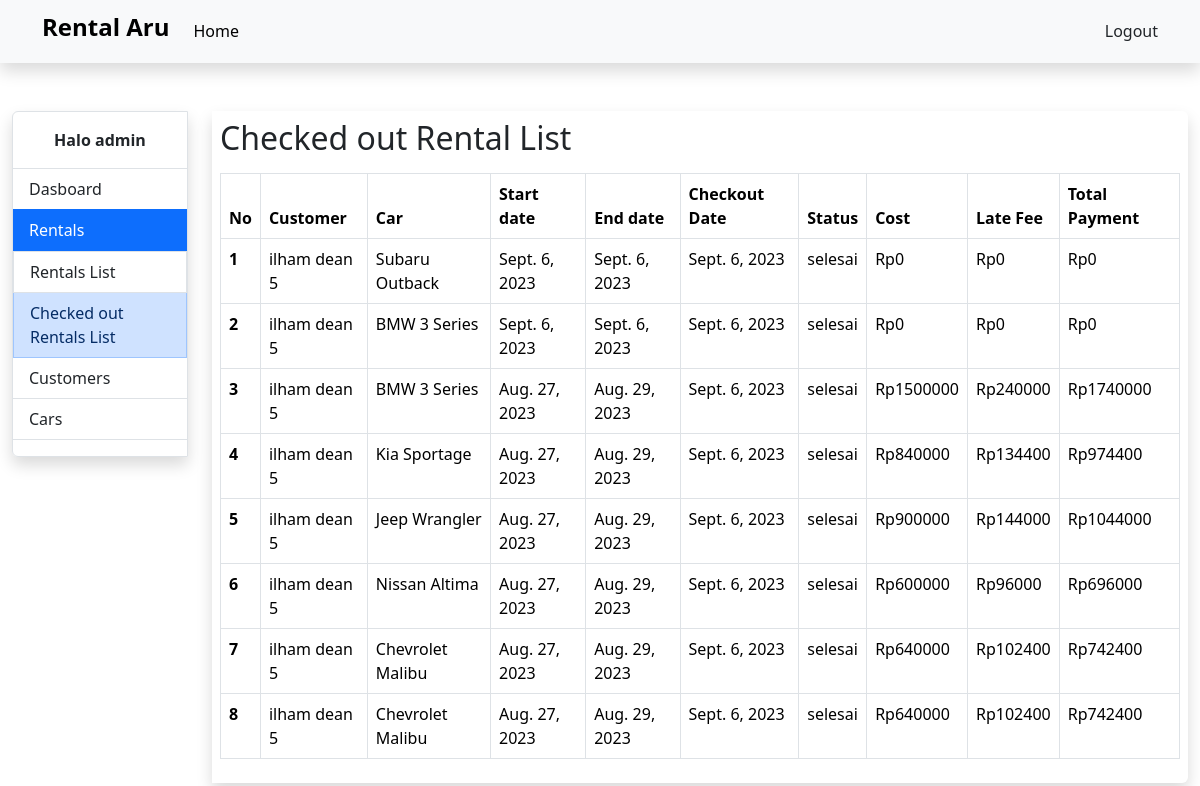
Page /checked-out-rentals-page/ (signed in) on the earlier database version.
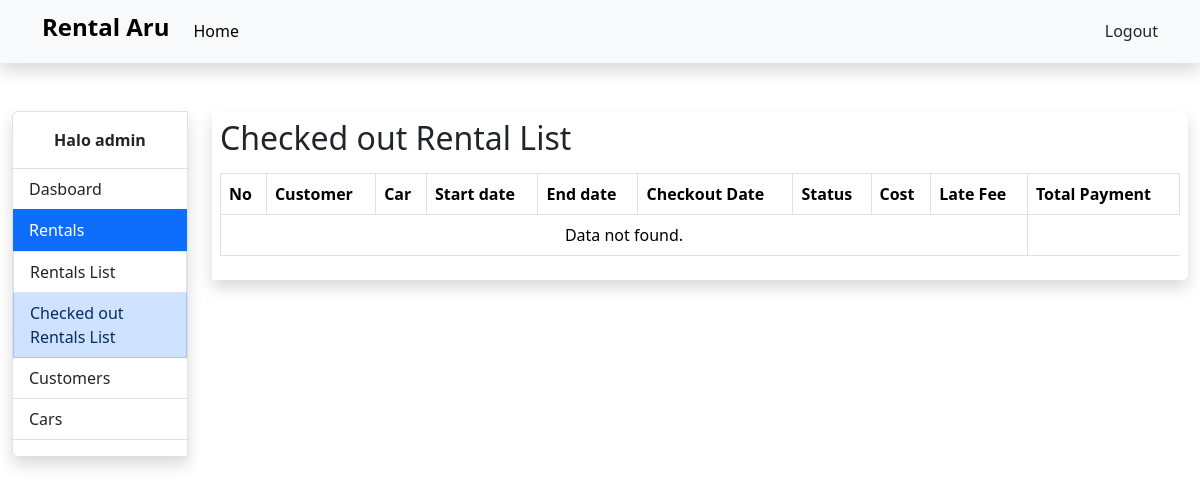
Same page on the later database version.
### base/models.py (models this page shows, shortened)
class Rental(models.Model):
    STATUS_CHOICES = [
        ('aktif', 'Aktif'),
        ('pending', 'Pending'),
        ('selesai', 'Selesai'),
    ]
    car = models.ForeignKey(Car, on_delete=models.CASCADE)
    customer = models.ForeignKey(settings.AUTH_USER_MODEL, on_delete=models.CASCADE)
    start_date = models.DateField()
    end_date = models.DateField()
    check_out_date = models.DateField(null=True, blank=True)
    status = models.CharField(max_length=20, choices=STATUS_CHOICES, default='pending')
    @property
    def late_fee(self):
        fee = 0
        if not self.check_out_date: return fee
        if self.check_out_date > self.end_date:
            days = (self.check_out_date - self.end_date).days
            fee = (float(0.02) * self.total_cost) * days
        return int(fee)
    @property
    def total_cost(self):
        days = (self.end_date - self.start_date).days
        total_price = (self.car.price * days)
        return int(total_price)
    @property
    def total_payment(self):
        return self.total_cost + self.late_fee

class Car(models.Model):
    TRANSMISSION_CHOICES = [
        ('automatic', 'Automatic'),
        ('manual', 'Manual'),
    ]
    name = models.CharField(max_length=255)
    car_type = models.CharField(max_length=50)
    price = models.IntegerField(null=True)
    color = models.CharField(max_length=50)
    transmission = models.CharField(max_length=10, choices=TRANSMISSION_CHOICES)
    license_plate = models.CharField(max_length=15, unique=True)
    passenger_capacity = models.IntegerField()
    fuel_capacity = models.DecimalField(max_digits=5, decimal_places=2)
    description = models.TextField(blank=True, null=True)
    picture = models.ImageField(blank=True, null=True)
    is_booked = models.BooleanField(default=False)
    def __str__(self):
        return self.name

### account/models.py (models this page shows, shortened)
class User(AbstractBaseUser):
    GENDER_CHOICES = [
        ('laki-laki', 'Laki-laki'),
        ('perempuan', 'Perempuan'),
    ]
    email = models.EmailField(verbose_name='email address', max_length=255, unique=True,)
    full_name = models.CharField(max_length=255)
    gender = models.CharField(max_length=10, choices=GENDER_CHOICES, blank=True, null=True)
    birth_date = models.DateField(blank=True, null=True)
    phone_number = models.CharField(max_length=20, blank=True, null=True)
    nik = models.CharField(max_length=16, unique=True, blank=True, null=True)
    license_card_image = models.ImageField(blank=True, null=True)
    id_card_image = models.ImageField(blank=True, null=True)
    profile_picture = models.ImageField(blank=True, null=True)
    date_joined = models.DateField(verbose_name='date joined', auto_now_add=True,)
    last_login = models.DateField(verbose_name='last login', auto_now=True,)
    is_active = models.BooleanField(default=False)
    is_admin = models.BooleanField(default=False)
    is_superuser = models.BooleanField(default=False)
    objects = CustomUserManager()
    USERNAME_FIELD = 'email'
    REQUIRED_FIELDS = ['full_name']
    def __str__(self):
        return self.full_name

### base/views.py (the view)
# urls.py: path('checked-out-rentals-page/', views.checked_out_rentals_page, name='checked_out_rentals_page'),
@login_required(login_url='login_page')
def checked_out_rentals_page(request):
    rentals = Rental.objects.filter(status='selesai').order_by('status')
    context = {
        'name': (request.user.full_name).split()[0],
        'rentals': rentals,
        'menus': {
            'menu': 'rentalsMenu',
            'submenu': 'checkedOutRentalsMenu',
        },
    }
    return render(request, 'checked_out_rentals_page.html', context)

### templates/checked_out_rentals_page.html (shortened to what this page needs)
{% extends 'base.html' %}
{% block contents %}
        {% include 'menu.html' %}
        <div class="col-lg">
            <div class="shadow rounded-end p-2">
                <div class="mb-3">
                    <h2>Checked out Rental List</h2>
                </div>
                <div class="table-responsive">
                    <table class="table table-bordered">
                        <thead>
                            <tr>
                                <th scope="col">No</th>
                                <th scope="col">Customer</th>
                                <th scope="col">Car</th>
                                <th scope="col">Start date</th>
                                <th scope="col">End date</th>
                                <th scope="col">Checkout Date</th>
                                <th scope="col">Status</th>
                                <th scope="col">Cost</th>
                                <th scope="col">Late Fee</th>
                                <th scope="col">Total Payment</th>
                            </tr>
                        </thead>
                        <tbody>
                            {% if rentals %}
                            {% for rental in rentals %}
                            <tr>
                                <th scope="col">{{forloop.counter}}</th>
                                <td>{{rental.customer}}</td>
                                <td>{{rental.car}}</td>
                                <td>{{rental.start_date}}</td>
                                <td>{{rental.end_date}}</td>
                                <td>{{rental.check_out_date}}</td>
                                <td>{{rental.status}}</td>
                                <td>Rp{{rental.total_cost}}</td>
                                <td>Rp{{rental.late_fee}}</td>
                                <td>Rp{{rental.total_payment}}</td>
                            </tr>
                            {% endfor %}
                            {% else %}
                            <tr>
                                <td colspan="9" class="text-center">Data not found.</td>
                            </tr>
                            {% endif %}
                        </tbody>
                    </table>
                </div>
            </div>
        </div>
{% endblock %}

Differences in the rows shown:
removed Rental: customer "ilham dean 5", car "Subaru Outback", start_date "Sept. 6, 2023", end_date "Sept. 6, 2023", check_out_date "Sept. 6, 2023", status "selesai", total_cost "0", late_fee "0", total_payment "0"
removed Rental: customer "ilham dean 5", car "BMW 3 Series", start_date "Sept. 6, 2023", end_date "Sept. 6, 2023", check_out_date "Sept. 6, 2023", status "selesai", total_cost "0", late_fee "0", total_payment "0"
removed Rental: customer "ilham dean 5", car "BMW 3 Series", start_date "Aug. 27, 2023", end_date "Aug. 29, 2023", check_out_date "Sept. 6, 2023", status "selesai", total_cost "1500000", late_fee "240000", total_payment "1740000"
removed Rental: customer "ilham dean 5", car "Kia Sportage", start_date "Aug. 27, 2023", end_date "Aug. 29, 2023", check_out_date "Sept. 6, 2023", status "selesai", total_cost "840000", late_fee "134400", total_payment "974400"
removed Rental: customer "ilham dean 5", car "Jeep Wrangler", start_date "Aug. 27, 2023", end_date "Aug. 29, 2023", check_out_date "Sept. 6, 2023", status "selesai", total_cost "900000", late_fee "144000", total_payment "1044000"
removed Rental: customer "ilham dean 5", car "Nissan Altima", start_date "Aug. 27, 2023", end_date "Aug. 29, 2023", check_out_date "Sept. 6, 2023", status "selesai", total_cost "600000", late_fee "96000", total_payment "696000"
removed Rental: customer "ilham dean 5", car "Chevrolet Malibu", start_date "Aug. 27, 2023", end_date "Aug. 29, 2023", check_out_date "Sept. 6, 2023", status "selesai", total_cost "640000", late_fee "102400", total_payment "742400"
removed Rental: customer "ilham dean 5", car "Chevrolet Malibu", start_date "Aug. 27, 2023", end_date "Aug. 29, 2023", check_out_date "Sept. 6, 2023", status "selesai", total_cost "640000", late_fee "102400", total_payment "742400"
Other differences:
text now shown: "Data not found."
